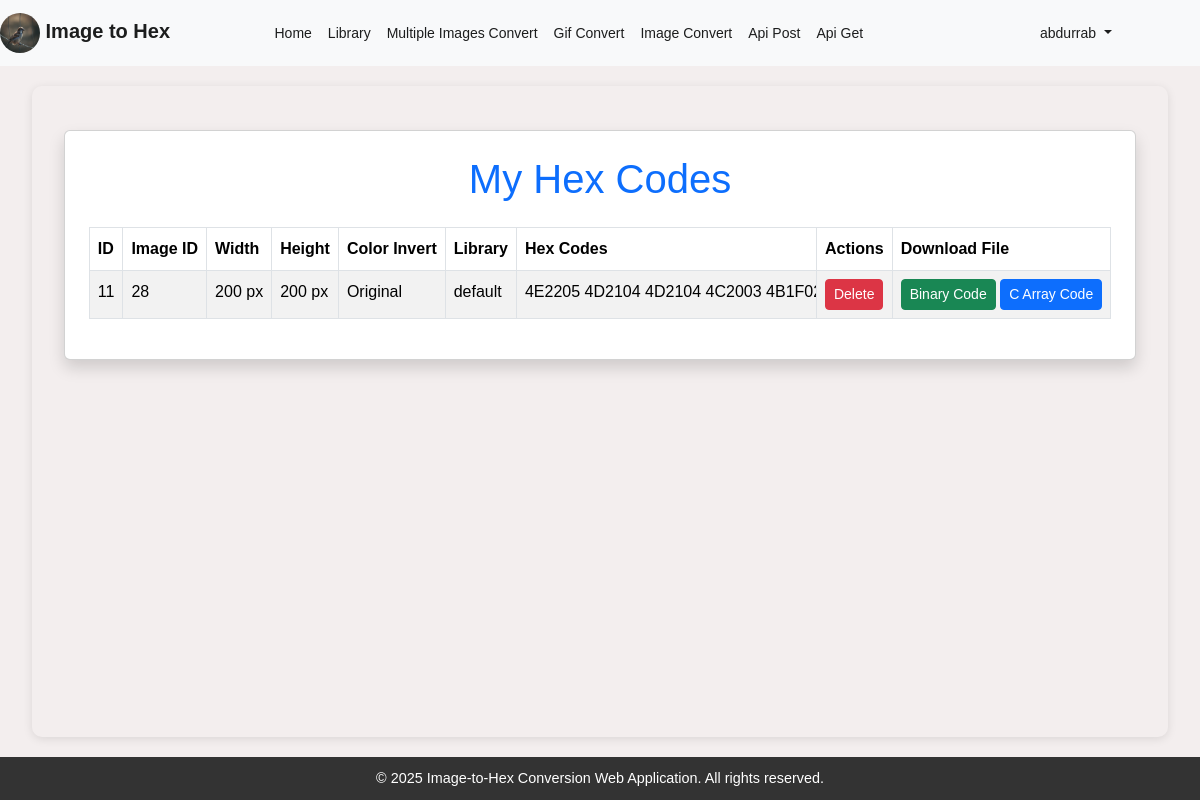
The app's page /myhexcode.php (signed in) with its own data.
### tables this page shows
CREATE TABLE `hex_codes` (
  `id` int(11) NOT NULL,
  `image_id` int(11) NOT NULL,
  `width` varchar(255) NOT NULL,
  `height` varchar(255) NOT NULL,
  `invert_color` varchar(15) NOT NULL,
  `library` varchar(255) NOT NULL,
  `hex_code` text NOT NULL,
  `user_id` int(11) NOT NULL,
  `created_at` timestamp NOT NULL DEFAULT current_timestamp()
);

### myhexcode.php (the view, shortened to what this page needs)
<?php
include 'includes/db.php';
include 'header.php';
$user_id = $_SESSION['user_id'];
?>
<main>
    <div class="container mt-4">
        <div class="card shadow p-4">
            <h1 class="text-center text-primary mb-4">My Hex Codes</h1>
            <div class="table-responsive">
                <table class="table table-striped table-bordered">
                    <thead class="thead-dark">
                        <tr>
                            <th>ID</th>
                            <th>Image ID</th>
                            <th>Width</th>
                            <th>Height</th>
                            <th>Color Invert</th>
                            <th>Library</th>
                            <th>Hex Codes</th>
                            <th>Actions</th>
                            <th>Download File</th>
                        </tr>
                    </thead>
                    <tbody>
                        <?php
                        $sql = "SELECT id, image_id, width, height, invert_color, library, hex_code, created_at
                                FROM hex_codes
                                WHERE user_id = $user_id
                                ORDER BY created_at DESC";
                        $resultimg = mysqli_query($conn, $sql);
                        if ($resultimg->num_rows > 0) {
                            while ($row = mysqli_fetch_assoc($resultimg)) {
                                $id = $row['id'];
                                $image_id = $row['image_id'];
                                $width = $row['width'];
                                $height = $row['height'];
                                $invert_color = $row['invert_color'];
                                $library = $row['library'];
                                $hex_code = $row['hex_code'];
                        ?>
                                <tr>
                                    <td><?php echo htmlspecialchars($id); ?></td>
                                    <td><?php echo htmlspecialchars($image_id); ?></td>
                                    <td><?php echo htmlspecialchars($width); ?> px</td>
                                    <td><?php echo htmlspecialchars($height); ?> px</td>
                                    <td><?php echo $invert_color == 1 ? "Inverted" : "Original"; ?></td>
                                    <td><?php echo htmlspecialchars($library); ?></td>
                                    <td style="max-width: 300px; white-space: nowrap; overflow: auto;"><?php echo htmlspecialchars($hex_code); ?></td>
                                    <td>
                                        <a href="myhexcode.php?id=<?php echo $id; ?>" class="btn btn-sm btn-danger" role="button" onclick="return confirm('Are you sure you want to delete this record?')">Delete</a>
                                    </td>
                                    <td>
                                    <a href="generateBinaryFile.php?action=download&binid=<?php echo $id; ?>" class="btn btn-sm btn-success" role="button">Binary Code</a>
                                        <a href="generateBinaryFile.php?action=download&cid=<?php echo $id; ?>" class="btn btn-sm btn-primary" role="button">C Array Code</a>
                            </td>
                                </tr>
                        <?php
                            }
                        } else {
                            echo "<tr><td colspan='8' class='text-center'>No records found.</td></tr>";
                        }
                        ?>
                    </tbody>
                </table>
            </div>
        </div>
    </div>
</main>
<?php
include 'footer.php';
?>

### styles.css (style rules this page uses)
body, h1, h2, h3, p, ul, ol, li { margin: 0; padding: 0; box-sizing: border-box; }
body { font-family: Arial, sans-serif; line-height: 1.6; color: #333; background: #f3eeee; display: flex; flex-direction: column; min-height: 100vh; margin: 0; }
main { flex: 1; padding: 20px; border-radius: 10px; box-shadow: 0 2px 10px rgba(0, 0, 0, 0.1); margin: 0 auto; }

### records on screen
hex_codes: id "11", image "28", width "200", height "200", invert_color "Original", library "default", hex_code "4E2205 4D2104 4D2104 4C2003…"

### other values on screen
$_SESSION['username'] "abdurrab"
